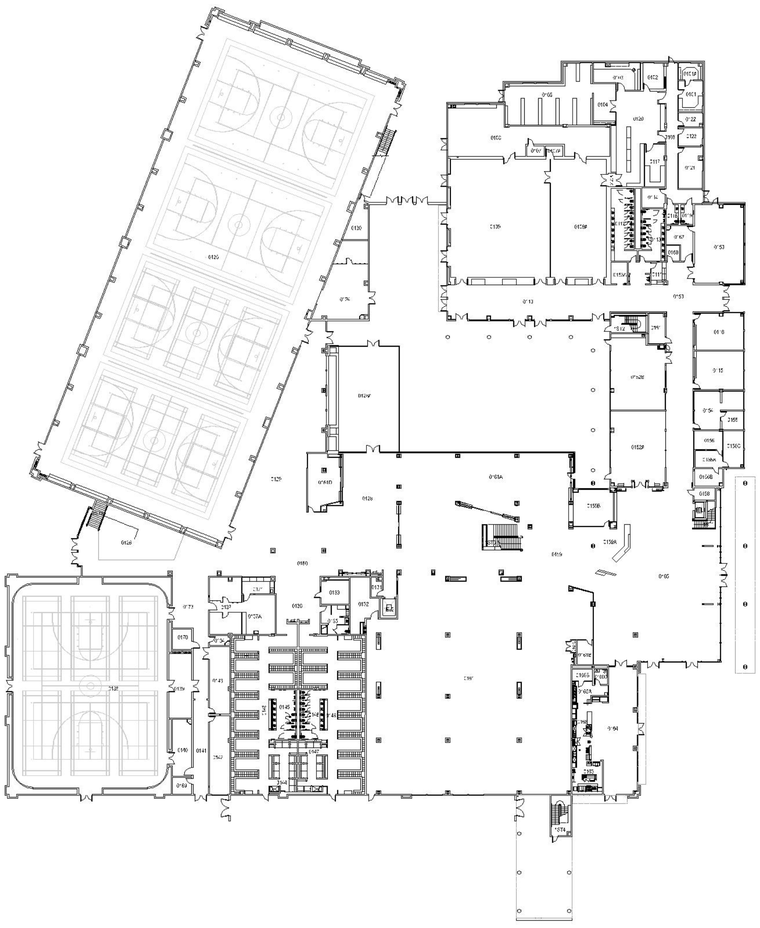
#> input picture demo/hdFloorPlans/Activities and Recreation Center.png, 760 x 928 px, shrunk from 1744 x 2128 before the run, found by its file name
$ python contour_plot.py
#> lines starting #> are read from the running program, lines starting #| are printed output that depends on the picture; after the words box and inside, x2 and y2 are one past the last pixel; in counts of white or black regions, pixels touching at a corner belong together
import numpy as np
import matplotlib.pyplot as plt
import cv2
from scipy.interpolate import interp1d
from pyproj import Transformer
import xml.etree.ElementTree as ET
from scipy.spatial.distance import pdist

def find_floor_plan_outline(image_path,
                            kernel_size=5,
                            epsilon_ratio=0.001,
                            display=False):
    """
    Finds the outer outline of a floor plan image and returns it as a closed polygon,
    along with all detected contours and the largest contour.

    Parameters:
    - image_path (str): Path to the input floor plan PNG image.
    - kernel_size (int): Size of the kernel for morphological operations. Default is 5.
    - epsilon_ratio (float): Approximation accuracy as a ratio of the contour perimeter.
    - display (bool): If True, displays the image with the outline. Default is False.

    Returns:
    - polygon (list of tuples): Closed outer outline polygon (x, y).
    - contours (list of np.ndarray): All detected contours.
    - max_contour (np.ndarray): The largest contour found.
    """

    try:
        # Read the image
        img = cv2.imread(image_path)
        if img is None:
            print(f"Error: Unable to load image at '{image_path}'.")
            return None, None, None

        # Convert to grayscale
        gray = cv2.cvtColor(img, cv2.COLOR_BGR2GRAY)

        # Threshold the image to binary (invert if necessary)
        _, thresh = cv2.threshold(gray, 200, 255, cv2.THRESH_BINARY_INV)

        # Apply morphological closing to close small gaps
        kernel = np.ones((kernel_size, kernel_size), np.uint8)
        closed = cv2.morphologyEx(thresh, cv2.MORPH_CLOSE, kernel)

        # Find contours
        contours, _ = cv2.findContours(closed, cv2.RETR_EXTERNAL, cv2.CHAIN_APPROX_SIMPLE)

        if not contours:
            print("No contours found in the image.")
            return None, None, None

        # Select the largest contour assuming it's the outer outline
        max_contour = max(contours, key=cv2.contourArea)

        # Approximate the contour to reduce the number of points
        epsilon = epsilon_ratio * cv2.arcLength(max_contour, True)
        approx = cv2.approxPolyDP(max_contour, epsilon, True)

        # Extract (x, y) coordinates
        polygon = [(point[0][0], point[0][1]) for point in approx]

        # Ensure the polygon is closed
        if polygon[0] != polygon[-1]:
            polygon.append(polygon[0])

        if display:
            # Draw the outline on the original image
            outlined_image = img.copy()
            cv2.drawContours(outlined_image, [approx], -1, (0, 255, 0), 2)  # Green outline

            # Display the image
            cv2.imshow('Floor Plan with Outer Outline', outlined_image)
            cv2.waitKey(0)
            cv2.destroyAllWindows()

        return polygon, contours, max_contour

    except Exception as e:
        print(f"An error occurred: {e}")
        return None, None, None


# [84 lines left out: function parse_osm_buildings, not called in this run]


def plot_all_contours_with_image(image, contours, title='All Contours'):
    """
    Plots all contours on a single plot with the given image as the background.
    Removes axes, grid, and labels for a clean visualization.

    Parameters:
        image (numpy.ndarray): The background image.
        contours (list): A list of contours to plot.
        title (str): Title of the figure.
    """
    fig, ax = plt.subplots(figsize=(6, 6))
    #ax.set_title(title, fontsize=14)

    # Show the image as background (convert BGR to RGB if needed)
    # OpenCV loads images in BGR, matplotlib expects RGB
    ax.imshow(cv2.cvtColor(image, cv2.COLOR_BGR2RGB))

    # Plot all contours
    for contour in contours:
        contour = contour.reshape(-1, 2)
        x, y = contour[:, 0], contour[:, 1]
        ax.plot(x, y, color='red', linewidth=1)

    ax.axis('off')  # Remove axes, grid, and labels
    plt.show()


def plot_best_contour_with_image(image, best_contour, title='Best Contour'):
    """
    Plots the best (largest) contour on a separate plot with the image as background.
    Removes axes, grid, and labels for a clean visualization.

    Parameters:
        image (numpy.ndarray): The background image.
        best_contour (numpy.ndarray): The largest contour to plot.
        title (str): Title of the figure.
    """
    fig, ax = plt.subplots(figsize=(6, 6))
    #ax.set_title(title, fontsize=14)

    # Show the image as background
    ax.imshow(cv2.cvtColor(image, cv2.COLOR_BGR2RGB))

    # Plot the best contour
    best_contour = best_contour.reshape(-1, 2)
    x, y = best_contour[:, 0], best_contour[:, 1]
    ax.plot(x, y, color='blue', linewidth=2)

    ax.axis('off')  # Remove axes, grid, and labels
    plt.show()


def main():
    # Path to the image
    image_path = "demo/hdFloorPlans/Activities and Recreation Center.png"

    # Run the outline extraction function
    polygon, contours, max_contour = find_floor_plan_outline(image_path, kernel_size=5, epsilon_ratio=0.001, display=False)
#> in find_floor_plan_outline, img is the input picture: shape (928, 760, 3); min 0, max 255, mean 242.7
#> in find_floor_plan_outline, `_, thresh = cv2.threshold(gray, 200, 255, cv2.THRESH_BINARY_INV)`:
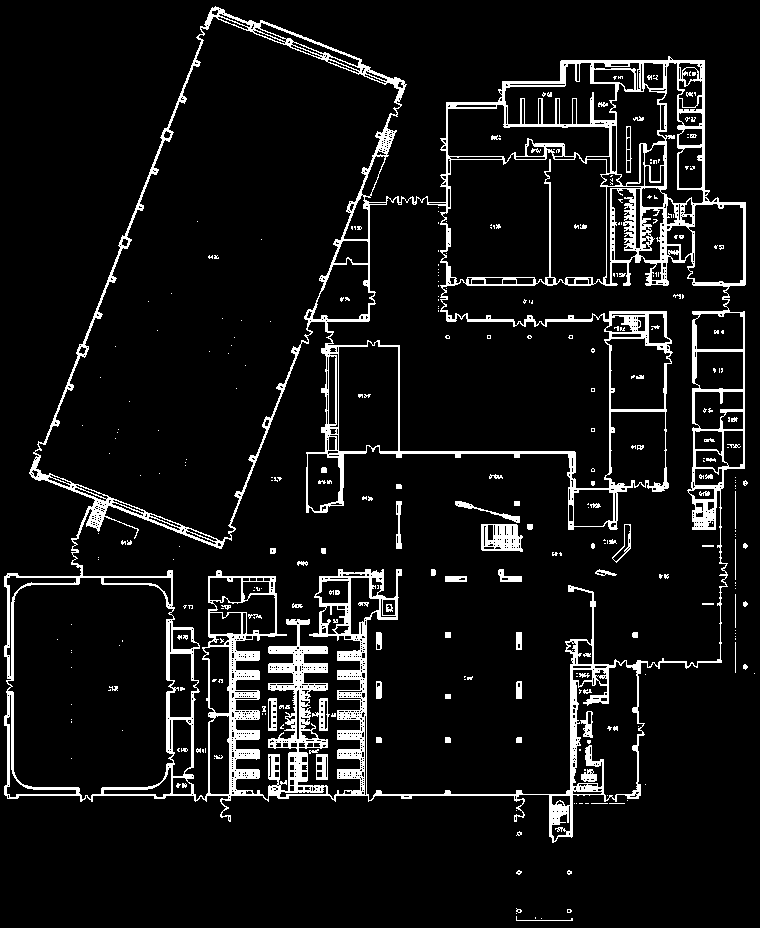
#> thresh: shape (928, 760); 8% white; 330 white regions (250 under 20 px), largest, box (x1, y1, x2, y2) and area: (4, 6, 746, 843) 49405, (481, 524, 523, 552) 851, (312, 698, 330, 731) 247
#> in find_floor_plan_outline, `closed = cv2.morphologyEx(thresh, cv2.MORPH_CLOSE, kernel)`:
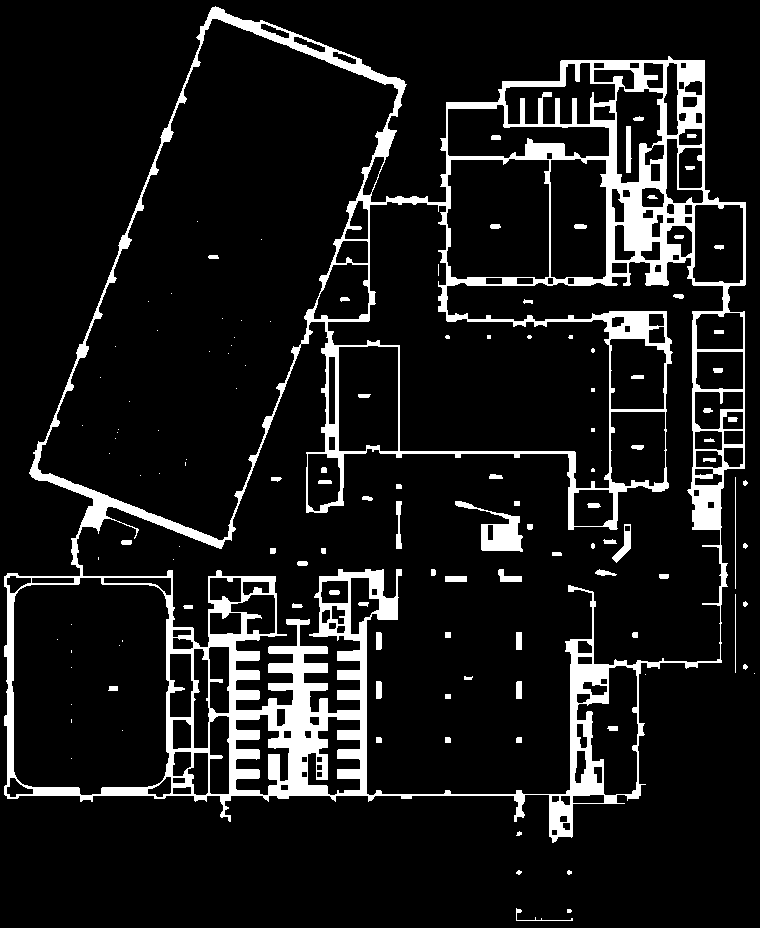
#> closed: shape (928, 760); 10.4% white; 127 white regions (53 under 20 px)
#> in find_floor_plan_outline, `contours, _ = cv2.findContours(closed, cv2.RETR_EXTERNAL, cv2.CHAIN_AP..`: contours = 14 contours, 12 with area under 20; largest, box (x1, y1, x2, y2) and area: (4, 6, 746, 843) 462334, (516, 908, 573, 921) 20
#> in find_floor_plan_outline, `max_contour = max(contours, key=cv2.contourArea)`: max_contour = contour of 1111 points, box (x1, y1, x2, y2) (4, 6, 746, 843), area 462334
#> in find_floor_plan_outline, `epsilon = epsilon_ratio * cv2.arcLength(max_contour, True)`: epsilon = 3.89
#> in find_floor_plan_outline, `approx = cv2.approxPolyDP(max_contour, epsilon, True)`: approx = contour of 105 points, box (x1, y1, x2, y2) (4, 7, 746, 843), area 462791
#> in find_floor_plan_outline, `polygon = [(point[0][0], point[0][1]) for point in approx]`: polygon = 105 pairs, first value 4 to 745, second value 7 to 842
#> polygon = 106 pairs, first value 4 to 745, second value 7 to 842

    if polygon is None or contours is None or max_contour is None:
        print("Could not process contours due to an earlier error.")
        return

    # Load the image again for plotting (already loaded inside function, but let's load again for clarity)
    img = cv2.imread(image_path)
    if img is None:
        print(f"Error: Unable to load image for plotting from '{image_path}'.")
        return

    # Plot all contours in one plot
    print(contours)
#> (printed output is left out)
    plot_all_contours_with_image(img, contours, title='All Contours')
#> the loop in plot_all_contours_with_image, `for contour in contours:` made 14 passes
#> (x, y) on passes 1, 3, 4, 5: ([567, 567, 570, 571, 571, 570], [909, 912, 912, 911, 910, 909]), ([568, 567, 567, 568, 569, 570, 571, 571, 570, 569], [870, 871, 873, 874, 874, 873, 873, 871, 871, 870]), ([518, 516, 516, 517, 518, 519, 521, 521, 520, 519], [870, 872, 873, 873, 874, 874, 872, 871, 871, 870]), ([519, 518, 517, 517, 516, 519, 520, 521, 521, 520], [831, 832, 832, 834, 835, 835, 834, 834, 832, 832])
#> in plot_all_contours_with_image, `plt.show()`:
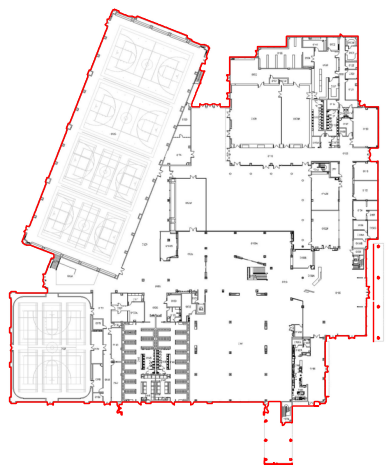
#> figure drawn by matplotlib, 1 panel

    # Plot just the best (largest) contour in another plot
    plot_best_contour_with_image(img, max_contour, title='Best Contour')
#> in plot_best_contour_with_image, `best_contour = best_contour.reshape(-1, 2)`: best_contour = 1111 pairs, first value 4 to 745, second value 6 to 842
#> in plot_best_contour_with_image, `x, y = best_contour[:, 0], best_contour[:, 1]`: x = 1111 values, max 745 at index 794, min 4 at index 457, mean 290.2; y = 1111 values, max 842 at index 640, min 6 at index 0, mean 368.1
#> in plot_best_contour_with_image, `plt.show()`:
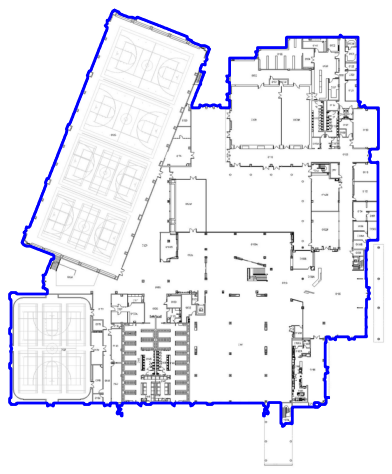
#> figure drawn by matplotlib, 1 panel


if __name__ == "__main__":
    main()

$ run again, with demo/hdFloorPlans/Academic Surge Building.png copied over demo/hdFloorPlans/Activities and Recreation Center.png
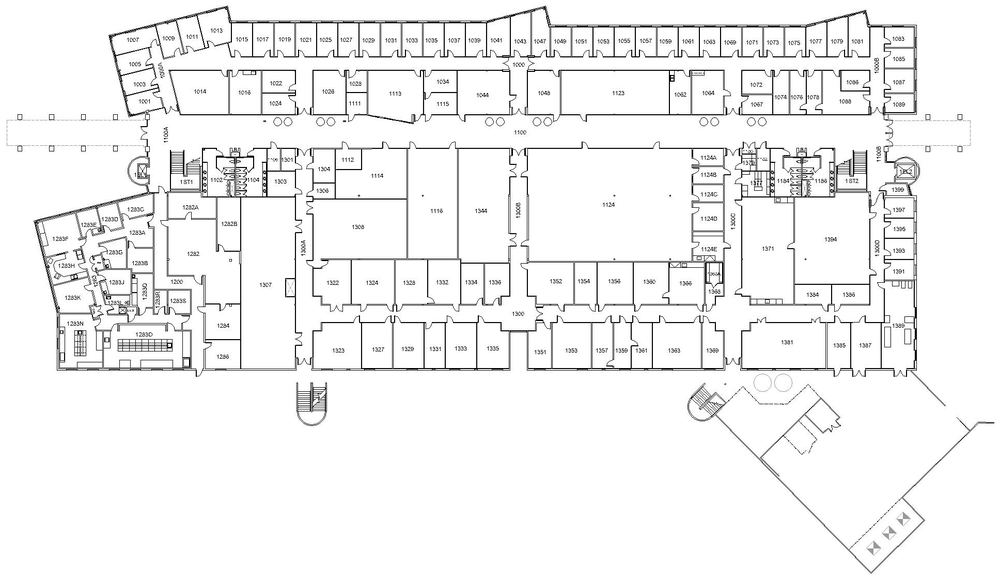
#> input picture demo/hdFloorPlans/Academic Surge Building.png, 1000 x 580 px, shrunk from 1936 x 1122 before the run, found by its file name
#> in find_floor_plan_outline, img is the input picture: shape (580, 1000, 3); min 0, max 255, mean 242.6
#> in find_floor_plan_outline, `_, thresh = cv2.threshold(gray, 200, 255, cv2.THRESH_BINARY_INV)`:
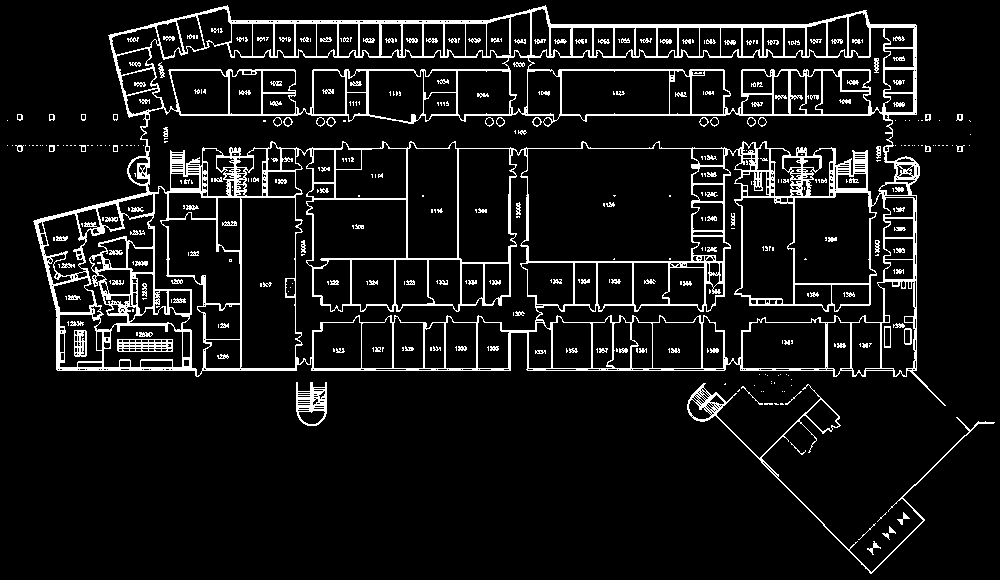
#> thresh: shape (580, 1000); 8.6% white in thin lines or dots
#> closed: shape (580, 1000); 11.5% white; 102 white regions (19 under 20 px)
#> in find_floor_plan_outline, `contours, _ = cv2.findContours(closed, cv2.RETR_EXTERNAL, cv2.CHAIN_AP..`: contours = 30 contours, 15 with area under 20; largest, box (x1, y1, x2, y2) and area: (7, 5, 946, 406) 286745, (687, 383, 995, 574) 2190, (296, 382, 327, 426) 1013, (741, 386, 802, 405) 43, (882, 526, 896, 540) 34
#> in find_floor_plan_outline, `max_contour = max(contours, key=cv2.contourArea)`: max_contour = contour of 533 points, box (x1, y1, x2, y2) (7, 5, 946, 406), area 286745
#> epsilon = 3.25
#> approx = contour of 90 points, box (x1, y1, x2, y2) (7, 5, 946, 406), area 286792
#> in find_floor_plan_outline, `polygon = [(point[0][0], point[0][1]) for point in approx]`: polygon = 90 pairs, first value 7 to 945, second value 5 to 405
#> in main, `polygon, contours, max_contour = find_floor_plan_outline(image_path, k..`: polygon = 91 pairs, first value 7 to 945, second value 5 to 405
#> (printed output is left out)
#> the loop in plot_all_contours_with_image, `for contour in contours:` made 30 passes
#> (x, y) on passes 4, 5, 10: ([903, 903, 902, 897, 900, 900, 901, 902, 902, 903, 909], [512, 518, 519, 519, 522, 523, 524, 524, 519, 518, 518]), ([886, 881, 880, 880, 877, 880, 881, 881, 884, 885, 885], [512, 517, 517, 518, 521, 518, 518, 517, 514, 514, 513]), ([791], [385])
#> best_contour = 533 pairs, first value 7 to 945, second value 5 to 405
#> in plot_best_contour_with_image, `x, y = best_contour[:, 0], best_contour[:, 1]`: x = 533 values, max 945 at index 385, min 7 at index 128, mean 385; y = 533 values, max 405 at index 384, min 5 at index 0, mean 164.2
#> in plot_best_contour_with_image, `plt.show()`:
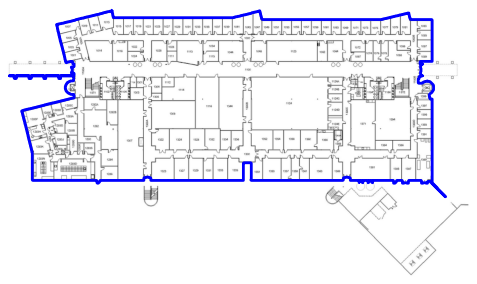
#> figure drawn by matplotlib, 1 panel

$ run again, with demo/hdFloorPlans/Animal Sciences Teaching Facility 1.png copied over demo/hdFloorPlans/Activities and Recreation Center.png
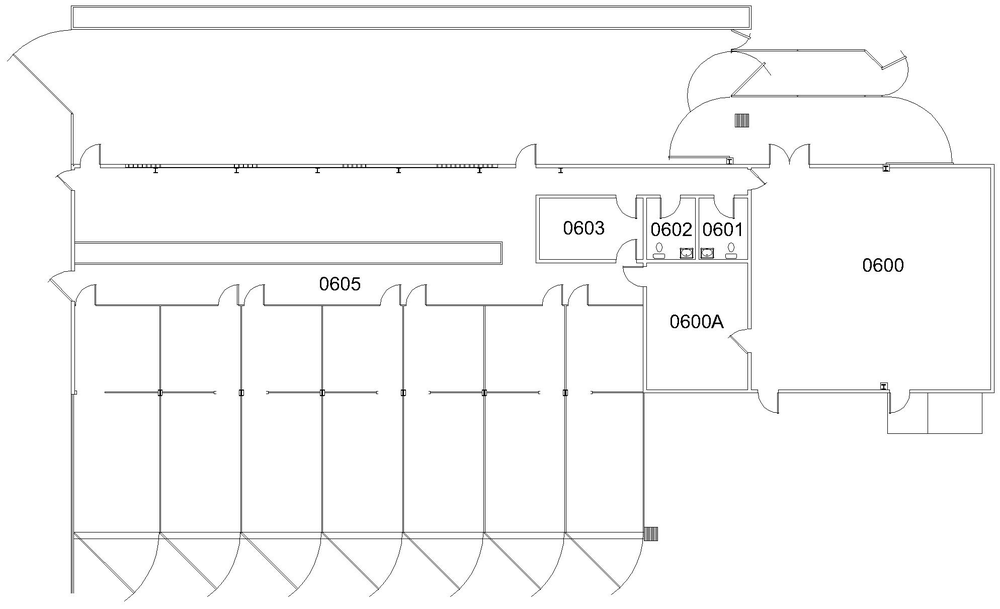
#> input picture demo/hdFloorPlans/Animal Sciences Teaching Facility 1.png, 1000 x 609 px, shrunk from 1988 x 1210 before the run, found by its file name
#> in find_floor_plan_outline, img is the input picture: shape (609, 1000, 3); min 0, max 255, mean 249.2
#> in find_floor_plan_outline, `_, thresh = cv2.threshold(gray, 200, 255, cv2.THRESH_BINARY_INV)`:
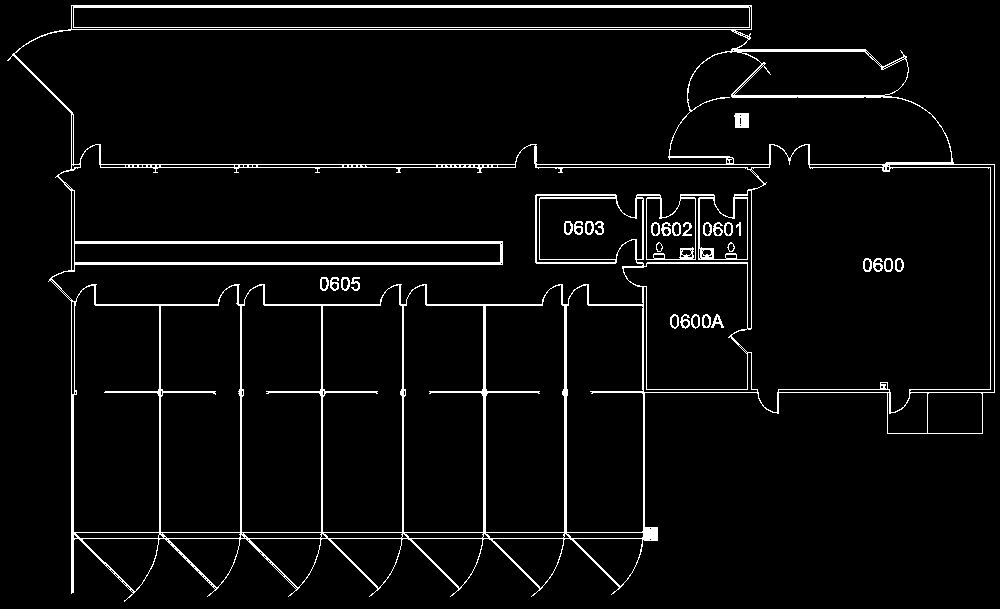
#> thresh: shape (609, 1000); 4.5% white in thin lines or dots
#> closed: shape (609, 1000); 5.8% white; 6 white regions
#> in find_floor_plan_outline, `contours, _ = cv2.findContours(closed, cv2.RETR_EXTERNAL, cv2.CHAIN_AP..`: contours = 1 contour; box (x1, y1, x2, y2) and area: (7, 5, 995, 602) 444378
#> in find_floor_plan_outline, `max_contour = max(contours, key=cv2.contourArea)`: max_contour = contour of 511 points, box (x1, y1, x2, y2) (7, 5, 995, 602), area 444378
#> epsilon = 3.86
#> approx = contour of 69 points, box (x1, y1, x2, y2) (7, 5, 995, 602), area 444489
#> in find_floor_plan_outline, `polygon = [(point[0][0], point[0][1]) for point in approx]`: polygon = 69 pairs, first value 7 to 994, second value 5 to 601
#> in main, `polygon, contours, max_contour = find_floor_plan_outline(image_path, k..`: polygon = 70 pairs, first value 7 to 994, second value 5 to 601
#> (printed output is left out)
#> the loop in plot_all_contours_with_image, `for contour in contours:` made 1 pass
#> best_contour = 511 pairs, first value 7 to 994, second value 5 to 601
#> x = 511 values, max 994 at index 404, min 7 at index 38, mean 466.8; y = 511 values, max 601 at index 87, min 5 at index 0, mean 393.4
#> in plot_best_contour_with_image, `plt.show()`:
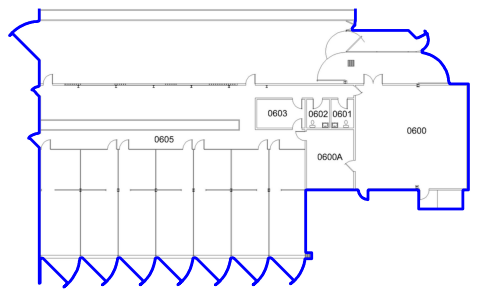
#> figure drawn by matplotlib, 1 panel
